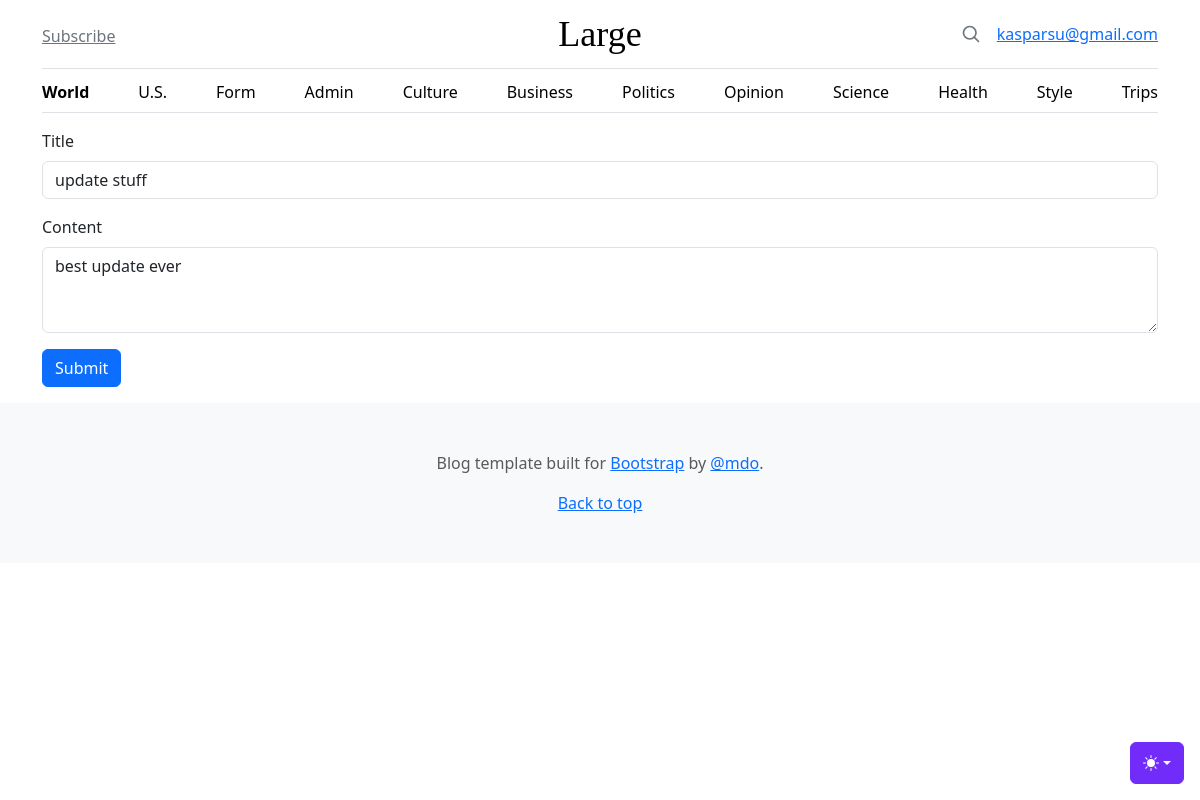
Screenshot of /admin/posts/edit?id=8 (signed in) with the database file from the repository.
### tables this page shows
CREATE TABLE users
(
    id       integer
        constraint users_pk
            primary key autoincrement,
    email    text not null
        constraint users_pk_2
            unique,
    password text not null
);

CREATE TABLE posts
(
    id    integer
        constraint posts_pk
            primary key autoincrement,
    title text not null,
    body  text not null
);

### helpers.php (called while the page is built, shortened)
<?php
function view($viewName, $vars = []){
    extract($vars);
    include __DIR__ . "/views/$viewName.php";
}
function auth(){
    return isset($_SESSION['userId']) ? User::find($_SESSION['userId']) : false;
}

### src/Controllers/PostsController.php (called while the page is built, shortened)
<?php
class PostsController
{
    public function edit(){
        $post = Post::find($_GET['id']);
        view('posts/edit', compact('post'));
    }
}

### src/DB.php (called while the page is built, shortened)
<?php
class DB {
    public $conn;
    public function __construct()
    {
        try {
            $this->conn = new PDO("sqlite:db.sqlite");
            $this->conn->setAttribute(PDO::ATTR_ERRMODE, PDO::ERRMODE_EXCEPTION);
        } catch (PDOException $e) {
            echo "Connection failed: " . $e->getMessage();
        }
    }
    public function find($table, $class, $id){
        $stmt = $this->conn->prepare("SELECT * FROM $table WHERE id=$id");
        $stmt->execute();
        $stmt->setFetchMode(PDO::FETCH_CLASS, $class);
        return $stmt->fetch();
    }
}

### src/Models/Model.php (called while the page is built, shortened)
<?php
class Model {
    public static $table;
    public static function find($id){
        $db = new DB();
        return $db->find(static::$table, static::class, $id);
    }
}

### views/posts/edit.php (the view, shortened to what this page needs)
<?php view('partials/header') ?>
<main class="container">
  <form method="POST" action="/admin/posts/edit?id=<?=$post->id?>">
    <div class="mb-3">
      <label for="title" class="form-label">Title</label>
      <input name="title" type="text" class="form-control" id="title" value="<?=$post->title?>" placeholder="Title here ..." >
    </div>
    <div class="mb-3">
      <label for="body" class="form-label">Content</label>
      <textarea name="body" class="form-control" id="body" rows="3"><?=$post->body?></textarea>
    </div>
    <div class="mb-3">
      <input type="submit" class="btn btn-primary">
    </div>
  </form>
</main>

### views/partials/header.php (shortened to what this page needs)
<!doctype html>
<html lang="en" data-bs-theme="auto">
  <head><script src="/assets/js/color-modes.js"></script>
    <link rel="stylesheet" href="https://cdn.jsdelivr.net/npm/@docsearch/css@3">
<link href="/assets/dist/css/bootstrap.min.css" rel="stylesheet">
    <link href="/assets/blog.css" rel="stylesheet">
  </head>
  <body>
    <div class="dropdown position-fixed bottom-0 end-0 mb-3 me-3 bd-mode-toggle">
      <button class="btn btn-bd-primary py-2 dropdown-toggle d-flex align-items-center"
              id="bd-theme"
              type="button"
              aria-expanded="false"
              data-bs-toggle="dropdown"
              aria-label="Toggle theme (auto)">
        <svg class="bi my-1 theme-icon-active" width="1em" height="1em"><use href="#circle-half"></use></svg>
      </button>
    </div>
<div class="container">
  <header class="border-bottom lh-1 py-3">
    <div class="row flex-nowrap justify-content-between align-items-center">
      <div class="col-4 pt-1">
        <a class="link-secondary" href="#">Subscribe</a>
      </div>
      <div class="col-4 text-center">
        <a class="blog-header-logo text-body-emphasis text-decoration-none" href="#">Large</a>
      </div>
      <div class="col-4 d-flex justify-content-end align-items-center">
        <a class="link-secondary" href="#" aria-label="Search">
          <svg xmlns="http://www.w3.org/2000/svg" width="20" height="20" fill="none" stroke="currentColor" stroke-linecap="round" stroke-linejoin="round" stroke-width="2" class="mx-3" role="img" viewBox="0 0 24 24"><title>Search</title><circle cx="10.5" cy="10.5" r="7.5"/><path d="M21 21l-5.2-5.2"/></svg>
        </a>
        <?php if(auth()): ?>
          <a href="/logout"><?=auth()->email?></a>
        <?php else : ?>
          <a class="btn btn-sm btn-outline-secondary" href="/register">Sign up</a>
          <a class="btn btn-sm btn-primary ms-2" href="/login">Login</a>
        <?php endif ?>
      </div>
    </div>
  </header>
  <div class="nav-scroller py-1 mb-3 border-bottom">
    <nav class="nav nav-underline justify-content-between">
      <a class="nav-item nav-link link-body-emphasis active" href="/">World</a>
      <a class="nav-item nav-link link-body-emphasis" href="/us">U.S.</a>
      <a class="nav-item nav-link link-body-emphasis" href="/form">Form</a>
      <a class="nav-item nav-link link-body-emphasis" href="/admin/posts">Admin</a>
      <a class="nav-item nav-link link-body-emphasis" href="#">Culture</a>
      <a class="nav-item nav-link link-body-emphasis" href="#">Business</a>
      <a class="nav-item nav-link link-body-emphasis" href="#">Politics</a>
      <a class="nav-item nav-link link-body-emphasis" href="#">Opinion</a>
      <a class="nav-item nav-link link-body-emphasis" href="#">Science</a>
      <a class="nav-item nav-link link-body-emphasis" href="#">Health</a>
      <a class="nav-item nav-link link-body-emphasis" href="#">Style</a>
      <a class="nav-item nav-link link-body-emphasis" href="#">Trips</a>
    </nav>
  </div>
</div>

### public/assets/blog.css (style rules this page uses)
.blog-header-logo { font-family: "Playfair Display", Georgia, "Times New Roman", serif; font-size: 2.25rem; }

### views/partials/header.php (style rules this page uses)
.bi { vertical-align: -.125em; fill: currentColor; }
.nav-scroller { position: relative; z-index: 2; height: 2.75rem; overflow-y: hidden; }
.nav-scroller .nav { display: flex; flex-wrap: nowrap; padding-bottom: 1rem; margin-top: -1px; overflow-x: auto; text-align: center; white-space: nowrap; -webkit-overflow-scrolling: touch; }
.btn-bd-primary { --bd-violet-bg: #712cf9; --bd-violet-rgb: 112.520718, 44.062154, 249.437846; --bs-btn-font-weight: 600; --bs-btn-color: var(--bs-white); --bs-btn-bg: var(--bd-violet-bg); --bs-btn-border-color: var(--bd-violet-bg); --bs-btn-hover-color: var(--bs-white); --bs-btn-hover-bg: #6528e0; --bs-btn-hover-border-color: #6528e0; --bs-btn-focus-shadow-rgb: var(--bd-violet-rgb); --bs-btn-active-color: var(--bs-btn-hover-color); --bs-btn-active-bg: #5a23c8; --bs-btn-active-border-color: #5a23c8; }
.bd-mode-toggle { z-index: 1500; }

### rows the page displays
users: email "kasparsu@gmail.com"
posts: title "update stuff", body "best update ever"
